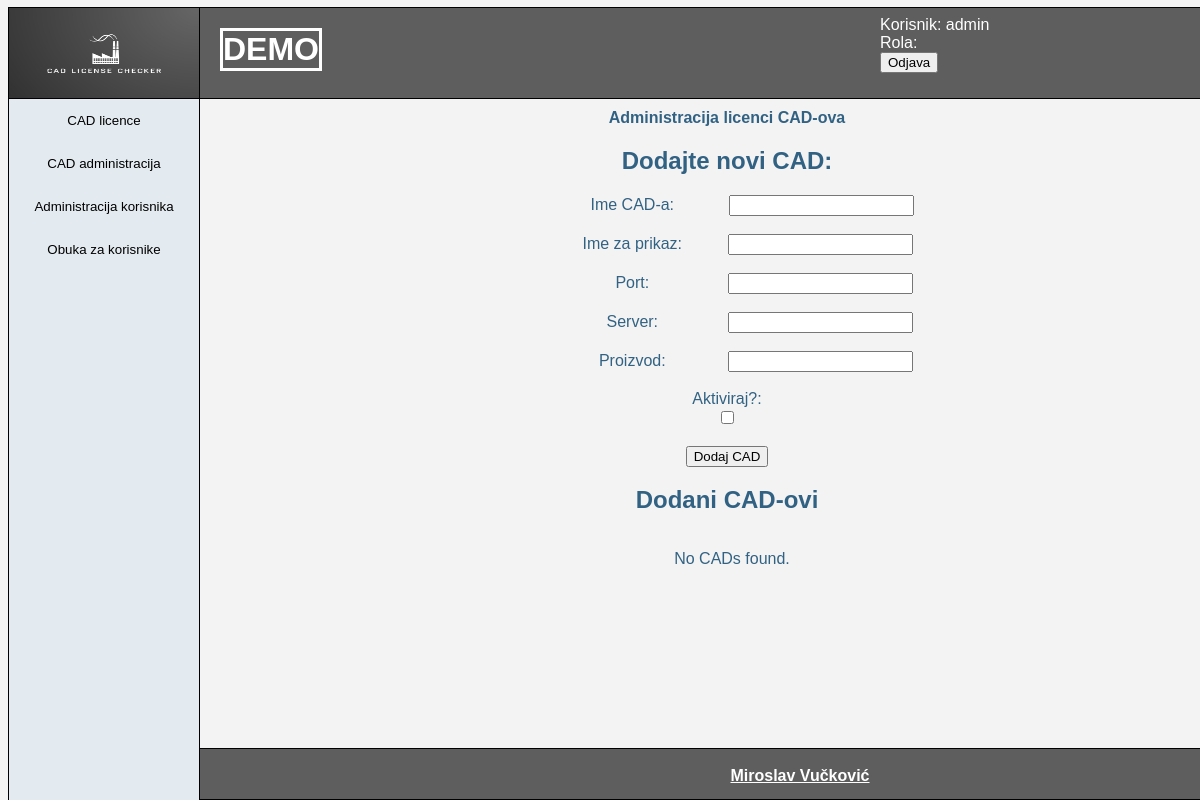
Before: /index.php?page=cad-admin (signed in) with the older database file.
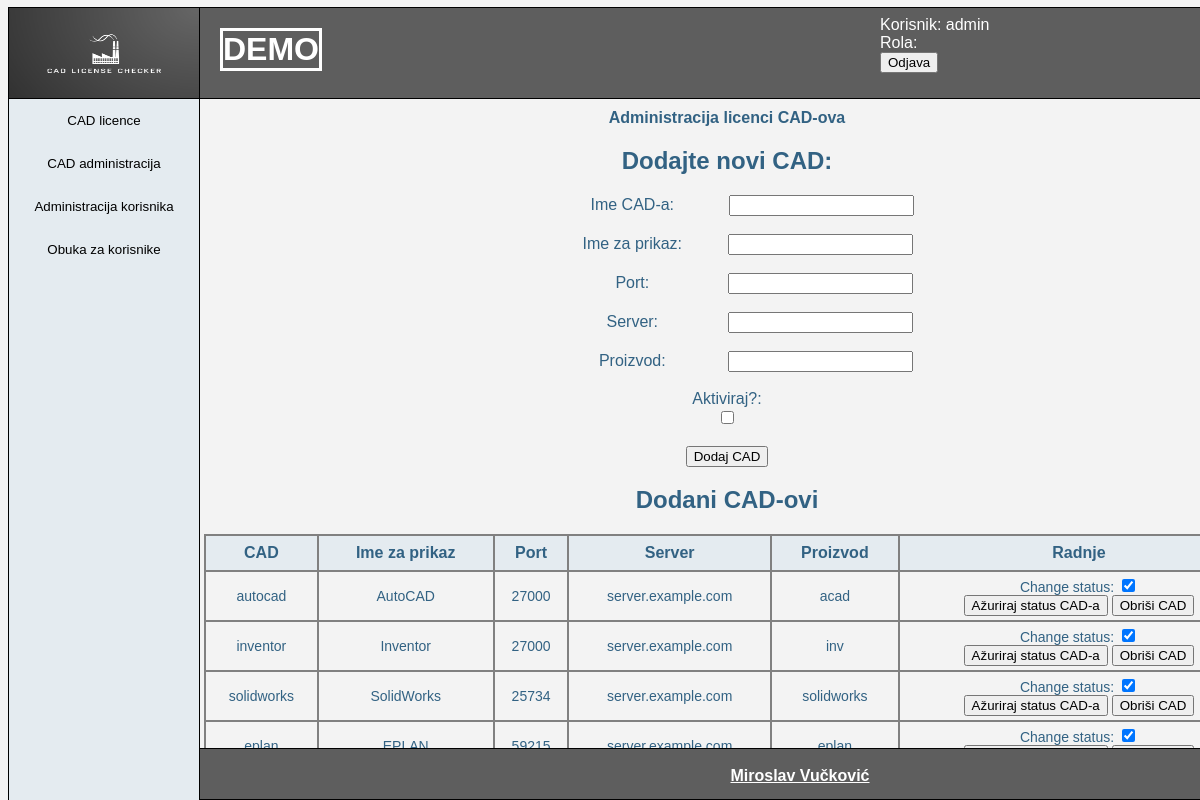
After: the same page with the newer database file.
### tables this page shows
CREATE TABLE cad_systems (
    id INT AUTO_INCREMENT PRIMARY KEY,
    cad_name VARCHAR(255) NOT NULL,
    display_name VARCHAR(255) NOT NULL,
    port INT NOT NULL,
    server VARCHAR(255) NOT NULL,
    product VARCHAR(255) NOT NULL,
    active BOOLEAN NOT NULL DEFAULT TRUE,
    created_at TIMESTAMP DEFAULT CURRENT_TIMESTAMP
);

### app/views/cad-admin.php (the view, shortened to what this page needs)
<?php
require("config/database_pdo.php");
$cadQuery = $pdo->query("SELECT cad_systems.id, cad_systems.cad_name, cad_systems.display_name, cad_systems.port, cad_systems.server, cad_systems.product, cad_systems.active
                          FROM cad_systems");
$cads = $cadQuery->fetchAll(PDO::FETCH_ASSOC);
?>
<div class="cad-mgmt-container">
    <h1>Administracija licenci CAD-ova</h1>
    <h2>Dodajte novi CAD:</h2>
    <form id="cad-add-user-form" action="" method="POST">
        <label for="cad-name">Ime CAD-a:</label>
        <input type="text" id="cad-name" name="cad-name" required><br><br>
        <label for="cad_display_name">Ime za prikaz:</label>
        <input type="text" id="cad_display_name" name="cad_display_name" required><br><br>
        <label for="cad-port">Port:</label>
        <input type="text" id="cad-port" name="cad-port" required><br><br>
        <label for="cad-server">Server:</label>
        <input type="text" id="cad-server" name="cad-server" required><br><br>
        <label for="cad-product">Proizvod:</label>
        <input type="text" id="cad-product" name="cad-product" required><br><br>
        <label for="roles">Aktiviraj?:</label><br>
        <input type="checkbox" id="cad-active" name="cad-active" value="true">
        <br>
        <br>
        <input type="submit" value="Dodaj CAD">
    </form>
    <h2>Dodani CAD-ovi</h2>
    <div class="cad-table-container">
        <?php if (!empty($cads)): ?>
            <table border="1">
                <tr>
                    <th>CAD</th>
                    <th>Ime za prikaz</th>
                    <th>Port</th>
                    <th>Server</th>
                    <th>Proizvod</th>
                    <th>Radnje</th>
                </tr>
                <?php foreach ($cads as $cad): ?>
                    <tr>
                        <td><?= htmlspecialchars($cad['cad_name']); ?></td>
                        <td><?= htmlspecialchars($cad['display_name']); ?></td>
                        <td><?= htmlspecialchars($cad['port']); ?></td>
                        <td><?= htmlspecialchars($cad['server']); ?></td>
                        <td><?= htmlspecialchars($cad['product']); ?></td>
                        <td>
                            <form action="" method="POST" style="display:inline;">
                                <label for="cad_status_<?= htmlspecialchars($cad['id'], ENT_QUOTES, 'UTF-8'); ?>">Change status:</label>
                                <input type="checkbox" name="cad_status" id="cad_status_<?= htmlspecialchars($cad['id'], ENT_QUOTES, 'UTF-8'); ?>" value="1" <?= $cad['active'] ? 'checked' : ''; ?>>
                                <br>
                                <input type="submit" value="Ažuriraj status CAD-a">
                            </form>
                            <form action="" method="POST" style="display:inline;">
                                <input type="submit" value="Obriši CAD"
                                    onclick="return confirm('Sigurno želite obrisati ovaj CAD?');">
                            </form>
                        </td>
                    </tr>
                <?php endforeach; ?>
            </table>
        <?php else: ?>
            <p>No CADs found.</p>
        <?php endif; ?>
    </div>
</div>

### app/views/account-header.php (shortened to what this page needs)
<?php
$demoMode = true;
echo "<header class='account-header'>";
if ($demoMode == true) {
    echo "<figure class='demo'>";
    echo "DEMO";
    echo "</figure>";
}
echo "<figure class='account-box'>";
if (isset($_SESSION['username'])) {
    $username = $_SESSION['username'];
    $role_desc = $_SESSION['role_desc'];
    echo "<div class='login'>";
    echo "Korisnik: ";
    echo htmlspecialchars($username);
    echo "<br>";
    echo "Rola: " . translateRoleDescriptions(htmlspecialchars($role_desc));
    echo "<br>";
    echo '<form action="app/models/logout.php">';
    echo '<input type="submit" value="Odjava" />';
    echo '</form>';
    echo "</div>";
}
echo "</figure>";
echo "</header>";

### app/views/sidebar.php (shortened to what this page needs)
<?php
$role_id = $_SESSION['role_id'];
$cad_lics = '<button class="sidebar-links" onclick="window.location.href=\'index.php?page=cad-lics\'">CAD licence</button>';
$cad_admin = '<button class="sidebar-links" onclick="window.location.href=\'index.php?page=cad-admin\'">CAD administracija</button>';
$user_admin = '<button class="sidebar-links" onclick="window.location.href=\'index.php?page=user-admin\'">Administracija korisnika</button>';
$user_training = '<button class="sidebar-links" onclick="window.location.href=\'index.php?page=training\'">Obuka za korisnike</button>';
echo "<a id=logo-sidebar href='index.php'>  <img src='public/images/clc_logo.png' alt='CLC logo'></a> ";
echo "<aside class='sidebar'>";
switch ($role_id) {
    case 1:
        echo $cad_lics;
        echo $cad_admin;
        echo $user_admin;
        echo $user_training;
        break;
}
echo "</aside>";

### index.php (shortened to what this page needs)
<?php
    readfile("app/views/head.html");
    include "app/views/account-header.php";
    include "app/views/sidebar.php";
    echo "<body>";
    echo "<main>";
    if (isset($_SESSION['logged_in'])) {
    if (isset($_GET['page'])) {
        $page = $_GET['page'];
        switch ($page) {
            case "cad-admin";
                include "app/views/cad-admin.php";
                break;
        }
    }
    echo "</main>";
    echo "</body>";
    readfile("app/views/footer.html");
} else {
    include "app/views/training.html";
}

### public/css/main.css (style rules this page uses)
html { font-family: "Helvetica", "Lucida Console", "Courier New", monospace; }
h1 { font-size: medium; }
body { background-color: #F3F3F3; color: #326283; font-size: medium; text-align: center; height: 97vh; }
.sidebar { border-left: 1px solid black; border-top: 1px solid black; border-right: 1px solid black; position: fixed; top: 98px; width: 190px; height: 100vh; background-color: #E4EBF0; color: #9AB6CA; }
.sidebar-links { background-color: inherit; border: none; outline: none; cursor: pointer; padding: 14px 16px; transition: 0.3s; text-align: center; width: inherit; }
#logo-sidebar { position: fixed; top: 7px; left: 8px; border: 1px solid black; width: 190px; height: 90px; text-align: center; }
img { width: 190px; height: 90px; }
.account-header { border: 1px solid black; background-color: #5E5E5E; position: fixed; top: 7px; left: 199px; width: 100vw; height: 90px; }
.account-box { position: fixed; top: 0px; right: 0px; width: 280px; height: inherit; text-align: left; color: white; }
main { position: fixed; top: 98px; left: 199px; width: 88%; height: 80%; box-sizing: content-box; vertical-align: middle; }
table { width: 100%; height: auto; border-collapse: collapse; overflow-y: auto; }
th { background-color: #E4EBF0; border: 2px solid grey; padding: 8px; text-align: center; font-size: 16px; }
td { border: 2px solid grey; padding: 4px; text-align: center; font-size: 14px; }
footer { border: 1px solid black; bottom: 0; font-weight: bold; background-color: #5E5E5E; position: fixed; left: 199px; bottom: 0; width: 100vw; height: 50px; text-align: center; vertical-align: middle; margin-top: 5px; color: white; }
a { color: white; }
.demo { position: relative; top: 20px; bottom: 0px; left: 20px; color: white; border: 3px solid white; font-size: xx-large; font-weight: bolder; margin: 0px; width: fit-content; }
#cad-add-user-form { position: relative; left: calc(50% - 250px); width:500px; }
.cad-table-container { overflow-y: auto; height: 300px; position: relative; left: 5px; }
#cad-name { position: relative; left: 50px; }
#cad_display_name { position: relative; left: 41px; }
#cad-port { position: relative; left: 74px; }
#cad-server { position: relative; left: 65px; }
#cad-product { position: relative; left: 58px; }

Changed rows visible on the page:
added cad_systems: cad_name "autocad", display_name "AutoCAD", port "27000", server "server.example.com", product "acad", active "☑"
added cad_systems: cad_name "inventor", display_name "Inventor", port "27000", server "server.example.com", product "inv", active "☑"
added cad_systems: cad_name "solidworks", display_name "SolidWorks", port "25734", server "server.example.com", product "solidworks", active "☑"
added cad_systems: cad_name "eplan", display_name "EPLAN", port "59215", server "server.example.com", product "eplan", active "☑"
Other visible differences:
text no longer shown: "No CADs found."
text now shown: "CAD Ime za prikaz Port Server Proizvod Radnje"
